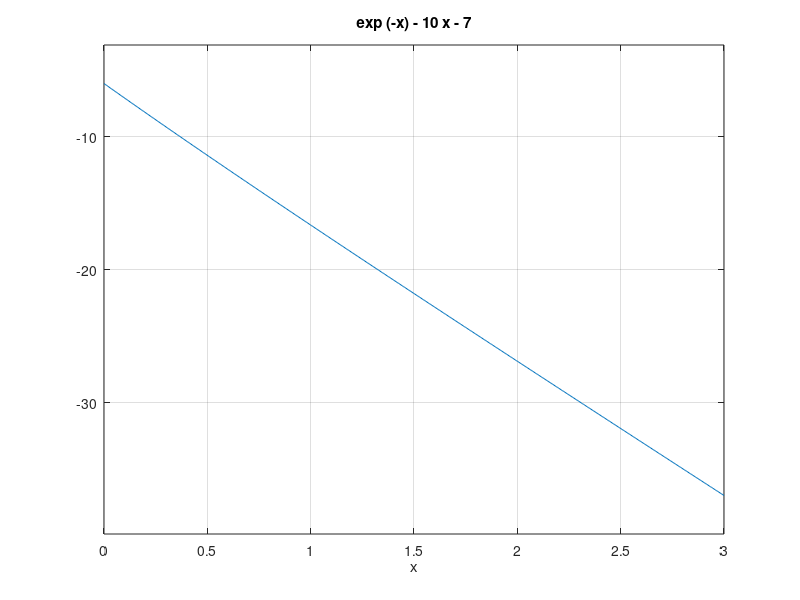

The MATLAB script that drew this image: (Note: this script raises an error after producing the figure.)
clc; clear all; close all;

fx1 = @(x) exp(-x) - 10 *x - 7;
fx2 = @(x) -(exp(-x) - 10 *x - 7);

ezplot(fx1, [0, 3]);
[x0, y0] = ginput(1);   grid on;

[xmin, ymin] = fminsearch(fx1, x0);
[xmax, ymax] = fminsearch(fx2, x0);

ymin, (-1)*ymax